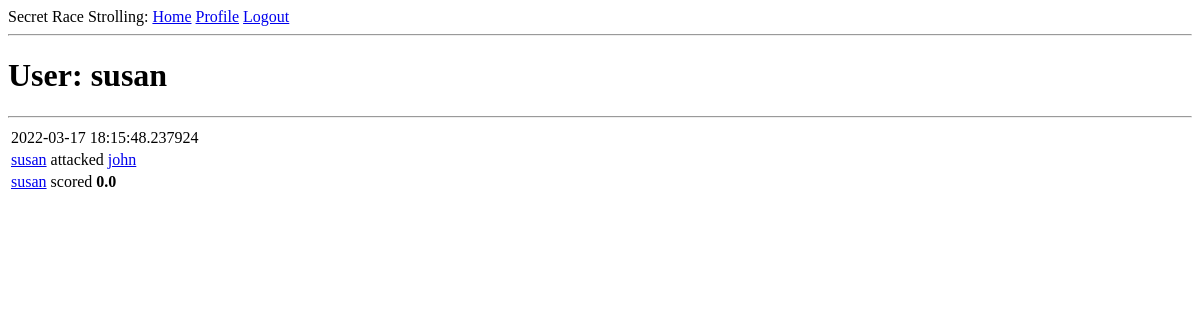
Before: /user/susan (signed in) with the older database file.
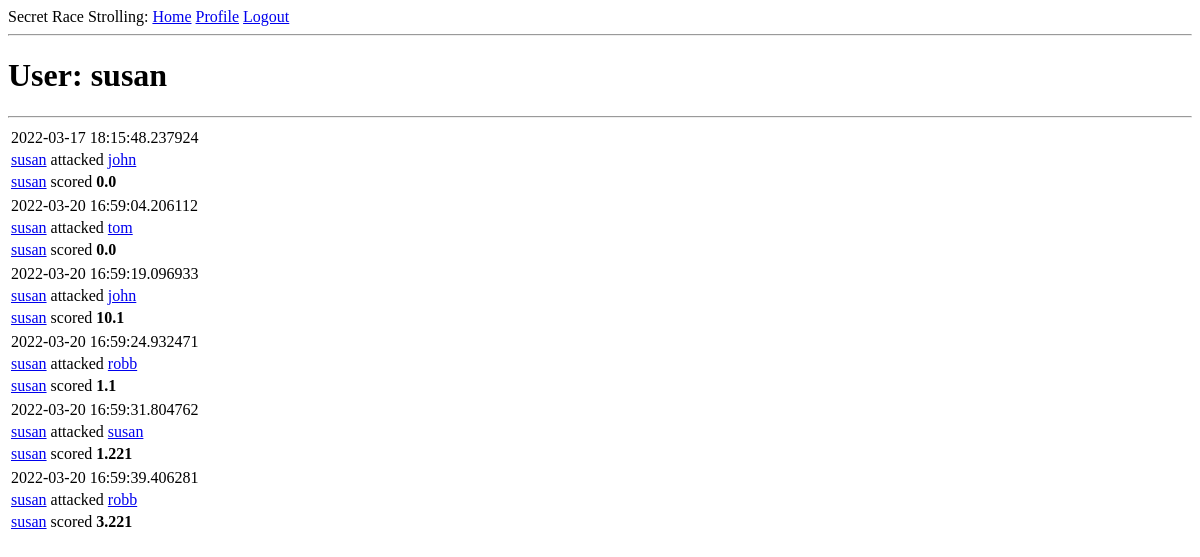
After: the same page with the newer database file.
### app/models.py (models this page shows, shortened)
class User(UserMixin, db.Model):
    id = db.Column(db.Integer, primary_key=True)
    username = db.Column(db.String(64), index=True, unique=True)
    email = db.Column(db.String(96), index=True, unique=True)
    password_hash = db.Column(db.String(102))
    attacks = db.relationship(
        "MatchResult",
        backref="attacker",
        foreign_keys="MatchResult.attacker_id",
        lazy="dynamic",
    )
    defenses = db.relationship(
        "MatchResult",
        backref="defender",
        foreign_keys="MatchResult.defender_id",
        lazy="dynamic",
    )

class MatchResult(db.Model):
    id = db.Column(db.Integer, primary_key=True)
    timestamp = db.Column(db.DateTime, index=True, default=datetime.utcnow)
    attacker_id = db.Column(db.Integer, db.ForeignKey("user.id"))
    defender_id = db.Column(db.Integer, db.ForeignKey("user.id"))
    attacker_score = db.Column(db.Float, default=0.0)

### app/routes.py (the view)
@app.route("/user/<username>")
@login_required
def user(username):
    user = User.query.filter_by(username=username).first_or_404()
    page = request.args.get("page", 1, type=int)
    matches = user.attacks.paginate(page, app.config["MATCHS_PER_PAGE"], False)
    next_url = (
        url_for("user", username=current_user.username, page=matches.next_num)
        if matches.has_next
        else None
    )
    prev_url = (
        url_for("user", username=current_user.username, page=matches.prev_num)
        if matches.has_prev
        else None
    )
    return render_template(
        "user.html",
        user=user,
        matches=matches.items,
        next_url=next_url,
        prev_url=prev_url,
    )

### app/models.py (called while the page is built)
@login.user_loader
def load_user(id):
    return User.query.get(int(id))

### app/templates/user.html (shortened to what this page needs)
{% extends "base.html" %}
{% block content %}
<h1>User: {{ user.username }}</h1>
<hr>
{% for match in matches %}
{% include '_match.html' %}
{% endfor %}
{% endblock %}

### app/templates/base.html (shortened to what this page needs)
<!doctype html>
<html>
  <head>
  </head>
  <body>
    <div>Secret Race Strolling:
      <a href="{{ url_for('index') }}">Home</a>
      {% if current_user.is_anonymous %}
      <a href="{{ url_for('login') }}">Login</a>
      {% else %}
      <a href="{{ url_for('user', username=current_user.username) }}">Profile</a>
      <a href="{{ url_for('logout') }}">Logout</a>
      {% endif %}
    </div>
    <hr>
    {% block content %}{% endblock %}
  </body>
</html>

### app/templates/_match.html
<table>
    <tr valign="top">
        <td>{{ match.timestamp }}</td>
    </tr>
    <tr valign="top">
        <td>
            <a href="{{ url_for('user', username=match.attacker.username) }}">
                {{ match.attacker.username }}</a> attacked
            <a href="{{ url_for('user', username=match.defender.username) }}">{{ match.defender.username }} </a>
        </td>
    </tr>
    <tr valign="top">
        <td>
            <a href="{{ url_for('user', username=match.attacker.username) }}"> {{ match.attacker.username }}</a>
            scored <b>{{ match.attacker_score }}</b>
        </td>
    </tr>
</table>

Changed rows visible on the page:
added MatchResult: timestamp "2022-03-20 16:59:04.206112", attacker.username "susan", defender.username "tom", attacker_score "0.0"
added MatchResult: timestamp "2022-03-20 16:59:19.096933", attacker.username "susan", defender.username "john", attacker_score "10.1"
added MatchResult: timestamp "2022-03-20 16:59:24.932471", attacker.username "susan", defender.username "robb", attacker_score "1.1"
added MatchResult: timestamp "2022-03-20 16:59:31.804762", attacker.username "susan", defender.username "susan", attacker_score "1.221"
added MatchResult: timestamp "2022-03-20 16:59:39.406281", attacker.username "susan", defender.username "robb", attacker_score "3.221"
